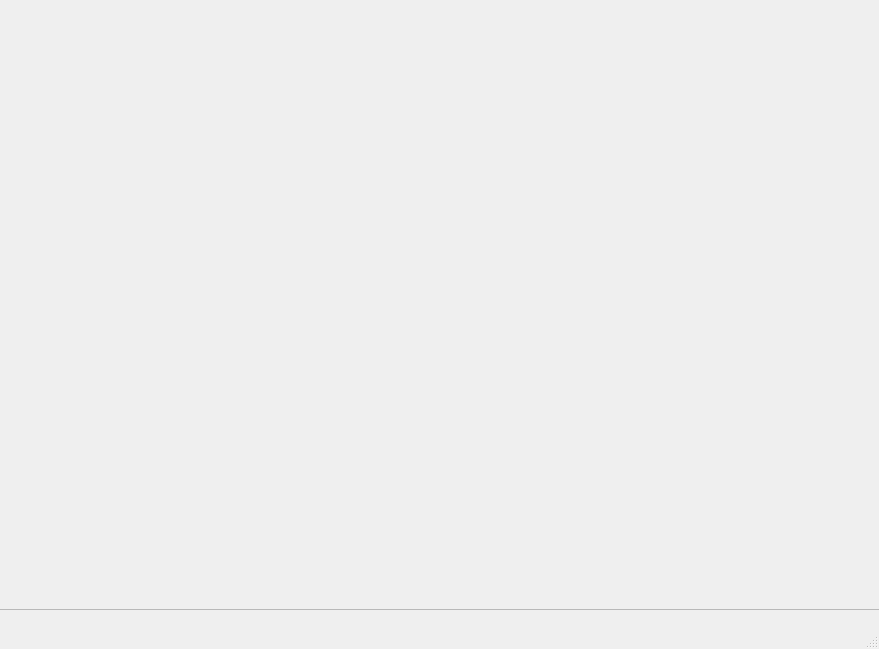
<?xml version="1.0" encoding="UTF-8"?>
<ui version="4.0">
 <class>MainWindow</class>
 <widget class="QMainWindow" name="MainWindow">
  <property name="geometry">
   <rect>
    <x>0</x>
    <y>0</y>
    <width>879</width>
    <height>649</height>
   </rect>
  </property>
  <property name="maximumSize">
   <size>
    <width>879</width>
    <height>649</height>
   </size>
  </property>
  <property name="windowTitle">
   <string>MainWindow</string>
  </property>
  <property name="styleSheet">
   <string notr="true"/>
  </property>
  <widget class="QWidget" name="centralwidget">
   <widget class="QLabel" name="label_4">
    <property name="geometry">
     <rect>
      <x>0</x>
      <y>0</y>
      <width>881</width>
      <height>631</height>
     </rect>
    </property>
    <property name="styleSheet">
     <string notr="true">background-image: url(:/newPrefix/istockphoto-874402896-612x612.jpg);</string>
    </property>
    <property name="text">
     <string/>
    </property>
    <property name="pixmap">
     <pixmap resource="rr.qrc">:/newPrefix/istockphoto-874402896-612x612.jpg</pixmap>
    </property>
    <property name="scaledContents">
     <bool>true</bool>
    </property>
   </widget>
   <widget class="QFrame" name="frame">
    <property name="geometry">
     <rect>
      <x>-1</x>
      <y>-1</y>
      <width>881</width>
      <height>611</height>
     </rect>
    </property>
    <property name="frameShape">
     <enum>QFrame::StyledPanel</enum>
    </property>
    <property name="frameShadow">
     <enum>QFrame::Raised</enum>
    </property>
    <widget class="QLabel" name="label_5">
     <property name="geometry">
      <rect>
       <x>710</x>
       <y>460</y>
       <width>171</width>
       <height>151</height>
      </rect>
     </property>
     <property name="styleSheet">
      <string notr="true">background-image: url(:/newPrefix/Εικόνα1.gif);</string>
     </property>
     <property name="text">
      <string/>
     </property>
     <property name="pixmap">
      <pixmap resource="rr.qrc">:/newPrefix/Εικόνα1.gif</pixmap>
     </property>
     <property name="scaledContents">
      <bool>true</bool>
     </property>
    </widget>
   </widget>
  </widget>
  <widget class="QMenuBar" name="menubar">
   <property name="geometry">
    <rect>
     <x>0</x>
     <y>0</y>
     <width>879</width>
     <height>21</height>
    </rect>
   </property>
  </widget>
  <widget class="QStatusBar" name="statusbar"/>
 </widget>
 <resources>
  <include location="rrrr.qrc"/>
  <include location="rrrrrrrrrrrrrr.qrc"/>
  <include location="rrrrrr.qrc"/>
  <include location="rr.qrc"/>
 </resources>
 <connections/>
</ui>
